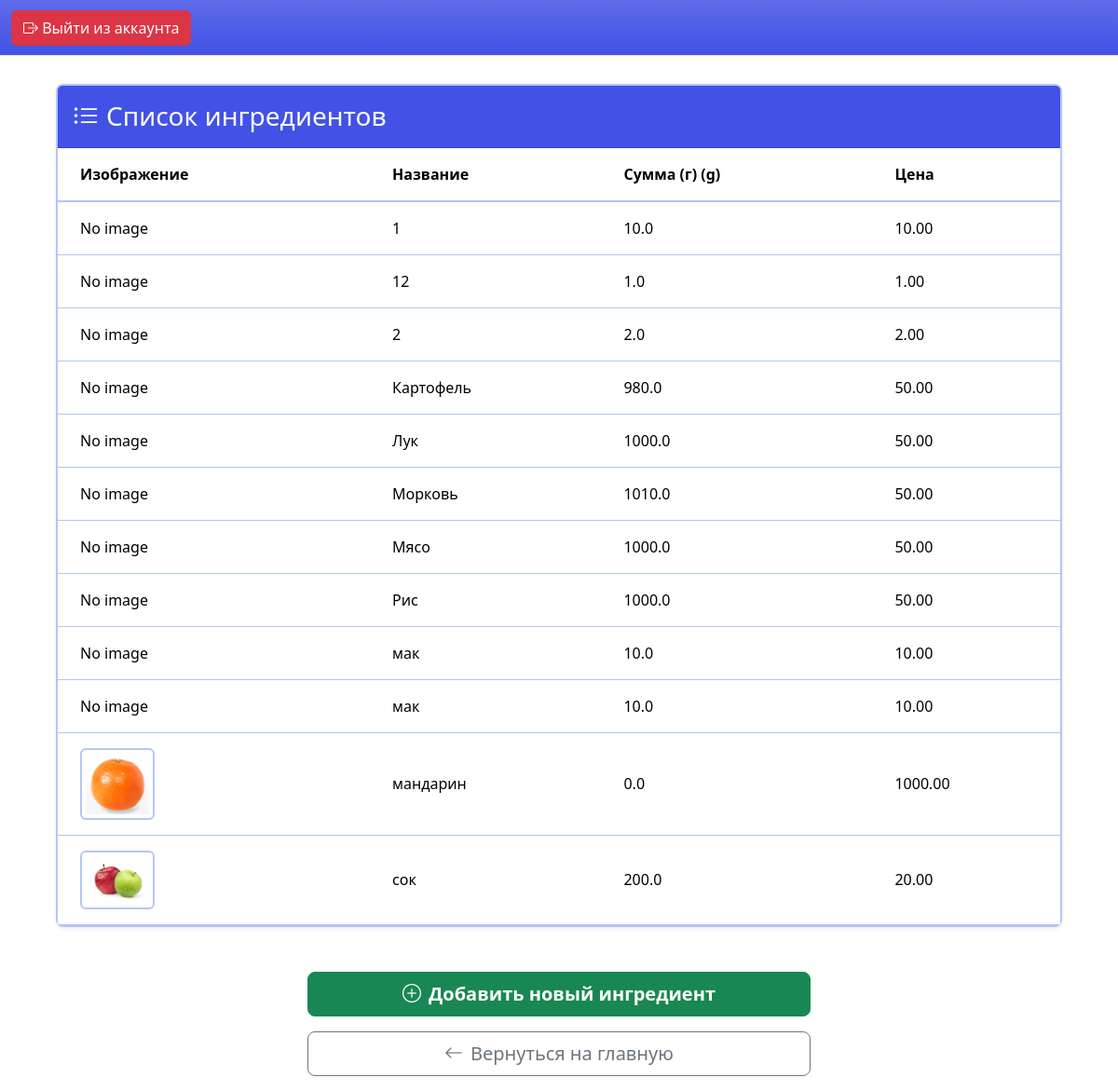
The app's page /canadmin/ingredients/, older data.
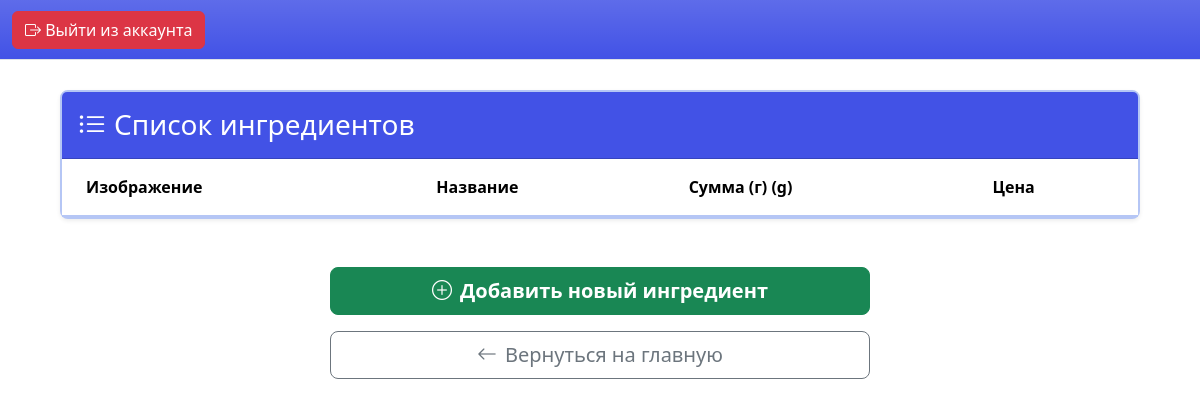
The same page, newer data.
### cook/models.py (models this page shows, shortened)
class Ingredient(models.Model):
    title = models.CharField(max_length=255)
    amount = models.FloatField(default=0)
    cost = models.DecimalField(max_digits=10, decimal_places=2)
    picture = models.ImageField(upload_to="pictures/ingredients", null=True, blank=True)

### canadmin/views.py (the view)
# urls.py: path('ingredients/', views.ingredient_list, name='ingredient_list'),
def ingredient_list(request):
    ingredients = Ingredient.objects.all().order_by('title')
    return render(request, 'canadmin/ingredient_list.html', {'ingredients': ingredients})

### templates/canadmin/ingredient_list.html
{% extends 'base/base_admin.html' %}
{% block main %}
<div class="container-fluid" style="margin-top: 90px;">
    <div class="mx-5">
        <div class="card border-2 border-color border-opacity-25 shadow-sm rounded-3">
            <div class="card-header bg-top text-white py-3">
                <h3 class="mb-0"><i class="bi bi-list-ul me-2"></i>Список ингредиентов</h3>
            </div>
            <div class="card-body p-0">
                <div class="table-responsive">
                    <table class="table table-hover align-middle mb-0">
                        <thead class="bg-inf">
                            <tr>
                                <th class="ps-4">Изображение</th>
                                <th>Название</th>
                                <th>Сумма (г) (g)</th>
                                <th>Цена</th>
                            </tr>
                        </thead>
                        <tbody>
                            {% for ingredient in ingredients %}
                            <tr>
                                <td class="ps-4 border-bottom-color">
                                    {% if ingredient.picture %}
                                        <img src="{{ ingredient.picture.url }}" alt="{{ ingredient.title }}" width="80" class="img-thumbnail border-2 border-color">
                                    {% else %}
                                        No image
                                    {% endif %}
                                </td>
                                <td class="border-bottom-color">{{ ingredient.title }}</td>
                                <td class="border-bottom-color">{{ ingredient.amount }}</td>
                                <td class="border-bottom-color">{{ ingredient.cost }}</td>
                            </tr>
                            {% endfor %}
                        </tbody>
                    </table>
                </div>
            </div>
        </div>
        <div class="d-grid gap-3 col-6 mx-auto mt-5">
            <a href="{% url 'ingredadd' %}" class="btn btn-success btn-lg fw-bold">
                <i class="bi bi-plus-circle me-2"></i>Добавить новый ингредиент
            </a>
            <a href="{% url 'admin_main_page' %}" class="btn btn-outline-secondary btn-lg mb-3">
                <i class="bi bi-arrow-left me-2 "></i>Вернуться на главную
            </a>
        </div>
    </div>
</div>
{% endblock %}

Row changes from the older to the newer data that the page shows:
removed Ingredient: picture "No image", title "1", amount "10.0", cost "10.00"
removed Ingredient: picture "No image", title "12", amount "1.0", cost "1.00"
removed Ingredient: picture "No image", title "2", amount "2.0", cost "2.00"
removed Ingredient: picture "No image", title "Картофель", amount "980.0", cost "50.00"
removed Ingredient: picture "No image", title "Лук", amount "1000.0", cost "50.00"
removed Ingredient: picture "No image", title "Морковь", amount "1010.0", cost "50.00"
removed Ingredient: picture "No image", title "Мясо", amount "1000.0", cost "50.00"
removed Ingredient: picture "No image", title "Рис", amount "1000.0", cost "50.00"
removed Ingredient: picture "No image", title "мак", amount "10.0", cost "10.00"
removed Ingredient: picture "No image", title "мак", amount "10.0", cost "10.00"
removed Ingredient: picture (picture), title "мандарин", amount "0.0", cost "1000.00"
removed Ingredient: picture (picture), title "сок", amount "200.0", cost "20.00"
